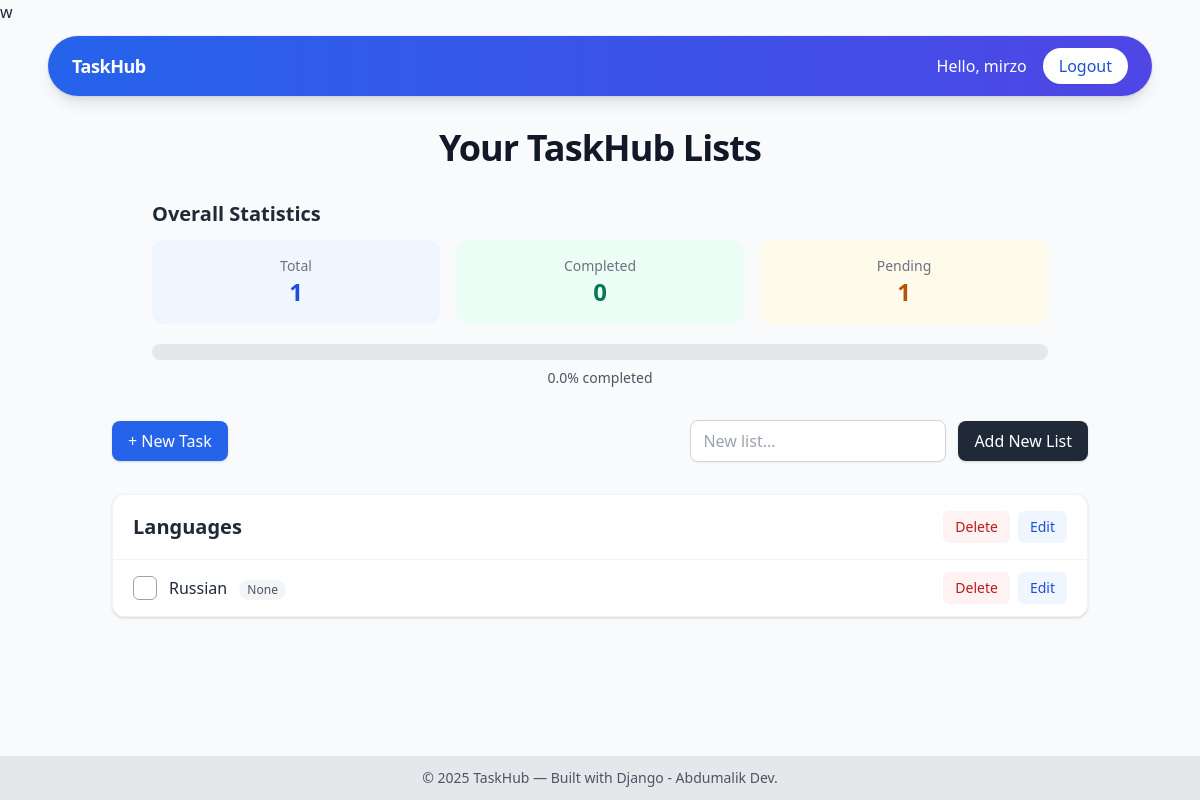
Screenshot of / (signed in) with the database file from the repository.
### todos/models.py (models this page shows, shortened)
class TodoList(models.Model):
    name = models.CharField(max_length=200)
    user = models.ForeignKey(User, on_delete=models.CASCADE)
    created = models.DateTimeField(auto_now_add=True)

class TodoItem(models.Model):
    todolist = models.ForeignKey(TodoList, on_delete=models.CASCADE)
    title = models.CharField(max_length=200)
    done = models.BooleanField(default=False)
    deadline = models.DateTimeField(null=True, blank=True)
    created = models.DateTimeField(auto_now_add=True)

### todos/views.py (the view)
# urls.py: path('', IndexList, name='index-list'),
@login_required
def IndexList(request):
    all_todos = TodoItem.objects.filter(
        todolist__user=request.user).order_by("todolist__name", "-created")
    total = TodoItem.objects.filter(
        todolist__user=request.user).count()
    done = TodoItem.objects.filter(
        todolist__user=request.user, done=True).count()
    pending = total - done
    percent = round((done / total) * 100, 1) if total else 0
    return render(request, 'index.html', {'all_todos': all_todos, 'total': total,
                                          'done': done,
                                          'pending': pending,
                                          'percent': percent})

### todos/templates/index.html (shortened to what this page needs)
{% extends 'base.html' %}
{% block content %}
<div class="mb-8">
  <h1 class="text-4xl font-extrabold text-gray-900 text-center tracking-tight">
    Your TaskHub Lists
  </h1>
</div>
<div class="max-w-4xl mx-auto mt-6 mb-8">
  <h2 class="text-xl font-semibold mb-3 text-gray-800">Overall Statistics</h2>
  <div class="grid grid-cols-3 gap-4 text-center">
    <div class="bg-blue-50 p-4 rounded-xl">
      <p class="text-sm text-gray-500">Total</p>
      <p class="text-2xl font-bold text-blue-700">{{ total }}</p>
    </div>
    <div class="bg-green-50 p-4 rounded-xl">
      <p class="text-sm text-gray-500">Completed</p>
      <p class="text-2xl font-bold text-green-700">{{ done }}</p>
    </div>
    <div class="bg-yellow-50 p-4 rounded-xl">
      <p class="text-sm text-gray-500">Pending</p>
      <p class="text-2xl font-bold text-yellow-700">{{ pending }}</p>
    </div>
  </div>
  <div class="mt-5">
    <div class="w-full bg-gray-200 rounded-full h-4">
    </div>
    <p class="text-sm text-gray-600 mt-2 text-center">
      {{ percent }}% completed
    </p>
  </div>
</div>
<div
  class="flex flex-col sm:flex-row sm:items-center sm:justify-between gap-4 mb-8"
>
  <button
    type="button"
    onclick="window.location.href='{% url 'todo-add' %}'"
    class="inline-flex items-center justify-center rounded-lg bg-blue-600 px-4 py-2 text-white font-medium shadow hover:bg-blue-700 focus:outline-none focus:ring-2 focus:ring-blue-400"
  >
    + New Task
  </button>
  <form
    action="{% url 'list-add' %}"
    method="post"
    class="flex items-center gap-3"
  >
    <input
      name="name"
      placeholder="New list..."
      required
      class="w-64 rounded-lg border border-gray-300 bg-white px-3 py-2 text-gray-800 placeholder-gray-400 shadow-sm focus:border-blue-500 focus:ring-2 focus:ring-blue-300"
    />
    <button
      type="submit"
      class="rounded-lg bg-gray-800 px-4 py-2 text-white font-medium shadow hover:bg-gray-900 focus:outline-none focus:ring-2 focus:ring-gray-400"
    >
      Add New List
    </button>
  </form>
</div>
{% regroup all_todos by todolist as grouped_todos %}
<div class="space-y-6">
  {% for group in grouped_todos %}
  <section class="rounded-xl bg-white shadow border border-gray-100">
    <div
      class="flex items-center justify-between px-5 py-4 border-b border-gray-100"
    >
      <h3 class="text-xl font-semibold text-gray-800">
        {{ group.grouper.name }}
      </h3>
      <div class="flex items-center gap-2">
        <form
          action="{% url 'list-delete' group.grouper.pk %}"
          method="post"
          class="inline"
        >
          <button
            class="rounded-md bg-red-50 text-red-700 px-3 py-1.5 text-sm font-medium hover:bg-red-100 focus:outline-none focus:ring-2 focus:ring-red-300"
          >
            Delete
          </button>
        </form>
        <form
          action="{% url 'list-edit' group.grouper.pk %}"
          method="get"
          class="inline"
        >
          <button
            type="submit"
            class="rounded-md bg-blue-50 text-blue-700 px-3 py-1.5 text-sm font-medium hover:bg-blue-100 focus:outline-none focus:ring-2 focus:ring-blue-300"
          >
            Edit
          </button>
        </form>
      </div>
    </div>
    <ul class="divide-y divide-gray-100">
      {% for t in group.list %}
      <li class="flex items-center justify-between px-5 py-3">
        <div class="flex items-center gap-3">
          <form
            action="{% url 'todo-toggle' t.pk %}"
            method="post"
            class="inline"
          >
            <button
              class="h-6 w-6 rounded-md border {% if t.done %}bg-green-500 border-green-500 text-white{% else %}border-gray-400 text-gray-600{% endif %} flex items-center justify-center"
              title="Toggle done"
            >
            </button>
          </form>
          <div class="text-gray-800">
            <span class="font-medium">{{ t.title }}</span>
            <span
              class="ml-2 inline-flex items-center rounded-full bg-gray-100 px-2 py-0.5 text-xs text-gray-600"
            >
              {{ t.deadline }}
            </span>
          </div>
        </div>
        <div class="flex items-center gap-2">
          <form
            action="{% url 'todo-delete' t.pk %}"
            method="post"
            class="inline"
          >
            <button
              class="rounded-md bg-red-50 text-red-700 px-3 py-1.5 text-sm font-medium hover:bg-red-100 focus:outline-none focus:ring-2 focus:ring-red-300"
            >
              Delete
            </button>
          </form>
          <form action="{% url 'todo-edit' t.pk %}" method="get" class="inline">
            <button
              type="submit"
              class="rounded-md bg-blue-50 text-blue-700 px-3 py-1.5 text-sm font-medium hover:bg-blue-100 focus:outline-none focus:ring-2 focus:ring-blue-300"
            >
              Edit
            </button>
          </form>
        </div>
      </li>
      {% endfor %}
    </ul>
  </section>
  {% empty %}
  <p class="text-center text-gray-600">No todos yet.</p>
  {% endfor %}
</div>
{% endblock %}

### todos/templates/base.html (shortened to what this page needs)
<!DOCTYPE html>
<html lang="en">
  <head>
    <link
      rel="stylesheet"
      href="https://cdn.jsdelivr.net/npm/tailwindcss@2.2.19/dist/tailwind.min.css"
    /></head
  >w
  <body class="bg-gray-50 text-gray-800 min-h-screen flex flex-col">
    <header class="sticky top-0 z-50 bg-gray-50 pt-3 pb-2">
      <div class="max-w-6xl mx-auto px-6">
        <nav
          class="flex items-center justify-between text-white bg-gradient-to-r from-blue-600 to-indigo-600 rounded-full px-6 py-3 shadow-lg ring-1 ring-black ring-opacity-5"
        >
          <a
            href="{% url 'index-list' %}"
            class="text-lg font-semibold tracking-tight"
            >TaskHub</a
          >
          <div class="flex items-center space-x-4">
            {% if user.is_authenticated %}
            <p class="m-0 hidden sm:block">
              Hello, {{ request.user.username }}
            </p>
            {% endif %}
            <form action="{% url 'logout' %}" method="post" class="inline">
              <button
                type="submit"
                class="bg-white text-blue-700 px-4 py-1.5 rounded-full hover:bg-gray-100 shadow-sm">
                {% if user.is_authenticated %}
                Logout
                {% else %}
                Login
                {% endif %}
              </button>
            </form>
          </div>
        </nav>
      </div>
    </header>
    <main class="flex-grow container mx-auto p-6">
      {% block content %} {% endblock %}
    </main>
    <footer class="bg-gray-200 text-center py-3 mt-auto text-sm text-gray-600">
      © 2025 TaskHub — Built with Django - Abdumalik Dev.
    </footer>
  </body>
</html>

### rows the page displays
TodoList: grouper.name "Languages"
TodoItem: done False (drawn), title "Russian", deadline "None"

### other values shown
{{ request.user.username }} "mirzo"
{{ total }} "1"
{{ done }} "0"
{{ pending }} "1"
{{ percent }} "0.0"
